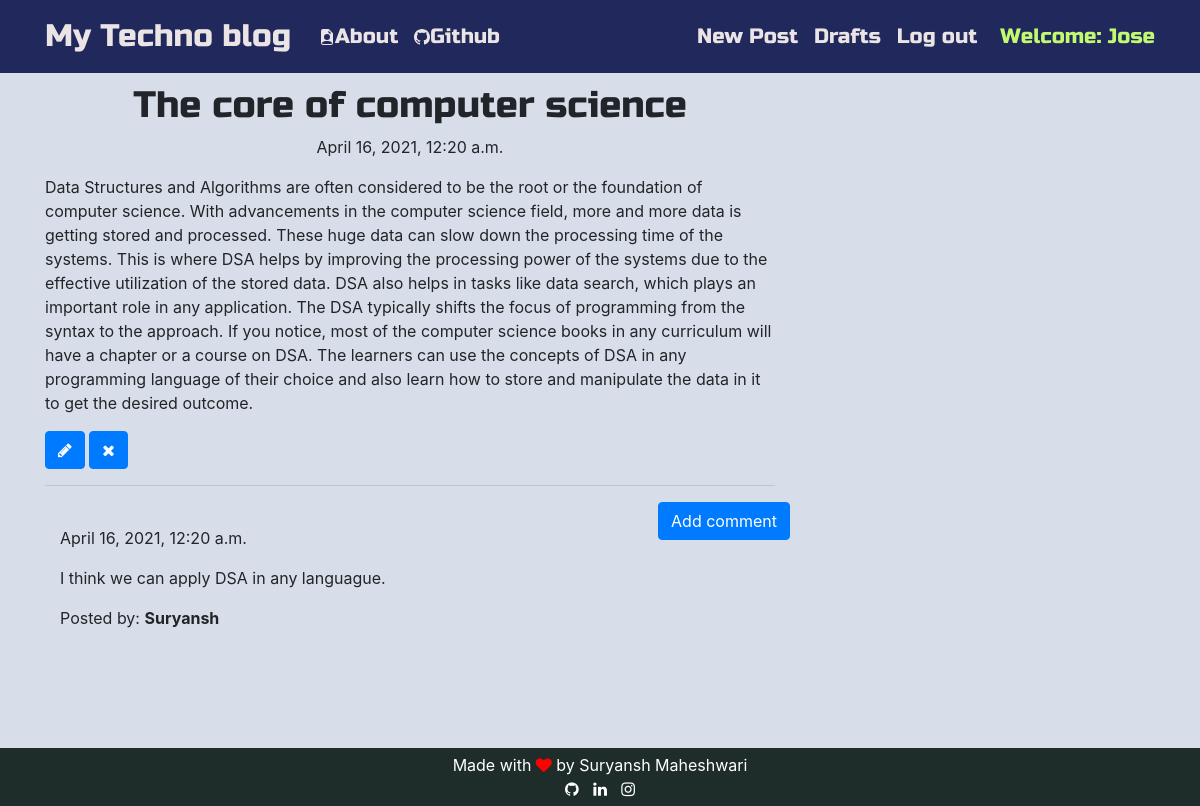
The page /post/5 (signed in) on the database its author committed.
### blog/models.py (models this page shows, shortened)
class Post(models.Model):
    author = models.ForeignKey('auth.User',on_delete=models.CASCADE)
    title = models.CharField(max_length=200)
    text = models.TextField()
    created_date = models.DateTimeField(default=timezone.now)
    published_date = models.DateTimeField(blank=True, null=True)

class Comment(models.Model):
    post = models.ForeignKey('blog.Post', related_name='comments',on_delete=models.CASCADE)
    author = models.CharField(max_length=200)
    text = models.TextField()
    created_date = models.DateTimeField(default=timezone.now)
    approved_comment = models.BooleanField(default=False)

### blog/views.py (the view)
# urls.py: path('post/<int:pk>', views.PostDetailView.as_view(), name='post_detail'),
class PostDetailView(DetailView):
    model = Post

### blog/templates/blog/post_detail.html (shortened to what this page needs)
{% extends 'blog/base.html' %}
{% block content %}
        <h1 class='posttitle loader'>{{ post.title }}</h1>
        {% if post.published_date %}
            <div class="date postdate">
                {{ post.published_date }}
            </div>
        {% else %}
            <a class="btn btn-outline-dark" href="{% url 'post_publish' pk=post.pk %}">Publish</a>
        {% endif %}
      <p class='postcontent' >{{ post.text|safe|linebreaksbr }}</p>
      {% if user.is_authenticated %}
          <a class="btn btn-primary" href="{% url 'post_edit' pk=post.pk %}"><span class="fa fa-pencil"></span></a>
          <a class="btn btn-primary" href="{% url 'post_remove' pk=post.pk %}"><span class="fa fa-remove"></span></a>
      {% endif %}
  <hr>
  <a class="btn btn-primary btn-comment" href="{% url 'add_comment_to_post' pk=post.pk %}">Add comment</a>
  <div class="container">
  {% for comment in post.comments.all %}
  <br>
      {% if user.is_authenticated or comment.approved_comment %}
              {{ comment.created_date }}
          <p>{{ comment.text|safe|linebreaks }}</p>
          <p>Posted by: <strong>{{ comment.author }}</strong></p>
      {% endif %}
  {% empty %}
      <p>No comments posted.</p>
  {% endfor %}
</div>
{% endblock %}

### blog/templates/blog/base.html (shortened to what this page needs)
<!DOCTYPE html>
{% load static %}
<html>
  <head>
    <link rel="stylesheet" href="https://stackpath.bootstrapcdn.com/bootstrap/4.1.3/css/bootstrap.min.css"
>
    <link href="https://maxcdn.bootstrapcdn.com/font-awesome/4.7.0/css/font-awesome.min.css" rel="stylesheet">
    <link rel="stylesheet" href="//cdn.jsdelivr.net/medium-editor/latest/css/medium-editor.min.css" type="text/css" media="screen" charset="utf-8">
    <link rel="stylesheet" href="{% static 'css/blog.css' %}">
  </head>
  <body >
    <nav class="navbar navbar-expand-lg techfont">
      <div class="container">
        <div class="navbar-nav align-items-center">
          <a class="navbar-brand bigbrand" href="{% url 'post_list' %}" style="margin-right: 20px;">My Techno blog    </a>
          <a class="nav-item nav-link" href="{% url 'about' %}" >  <span></span>About</a>
          <a class="nav-item nav-link" href="https://www.github.com">Github</a>
        </div>
        <div class="navbar-nav align-items-center ml-auto">
          {% if user.is_authenticated %}
            <a class="nav-item nav-link" href="{% url 'post_new' %}">New Post</a>
            <a class="nav-item nav-link" href="{% url 'post_draft_list' %}">Drafts</a>
            <a class="nav-item nav-link" href="{% url 'logout' %}">Log out</a>
            <a style="margin-left: 15px; color: #C2F970">Welcome: {{ user.username }}</a>
          {% else %}
            <a class="nav-item nav-link" href="{% url 'login' %}" aria-label="Login">
              <span class="fa fa-user" aria-hidden="true"></span></a>
          {% endif %}
        </div>
      </div>
    </nav>
      <div class="content container loader">
          <div class="row">
              <div class="col-md-8">
                <div class="blog_posts">
                  {% block content %}
                  {% endblock %}
                </div>
              </div>
          </div>
        </div>
      <footer>
        <div>Made with
          <i class="fa fa-heart " style="color: red;" ></i>
          by Suryansh Maheshwari
        </div>
        <div>
          <a href="https://github.com/Suryanshm000"><i class='fa fa-github'></i></a>
          <a href="https://www.linkedin.com/in/suryansh-maheshwari-341a641b7/"><i class='fa fa-linkedin'></i></a>
          <a href="https://www.instagram.com/suryam_000/"><i class='fa fa-instagram'></i></a>
        </div>
      </footer>
  </body>
</html>

### blog/static/css/blog.css (style rules this page uses)
.techfont { font-family: 'Russo One', sans-serif; font-size: 1.3em; margin-bottom: 10px; }
body { background-color: #d7dee9; }
nav { background-color: #21295C; }
nav div a { color: #ebe4e5; }
.content { padding-bottom: 160px; }
footer { background-color: #1e2c2a; color: white; position: fixed; bottom: 0; min-width:100%; padding: 5px; text-align: center; }
footer div a { margin: 5px; color: white; }
.postdate { text-align: center; }
.posttitle { font-family: 'Russo One', sans-serif; font-size: 2.3em; text-align: center; }
.postcontent { font-family: 'Montserrat'; font-size: 1.5em; }
.btn-comment { position: absolute; right: 0px; }
.bigbrand { font-size: 1.5em; }
.loader { filter:hue-rotate(0deg); color: linear-gradient(45deg,#0f8,#08f); animation:hue 5000ms infinite linear; }

### rows shown on the page
Post: title "The core of computer science", published_date "April 16, 2021, 12:20 a.m.", text "Data Structures and Algorithms are often considered to be the root or the foundation of computer science. With advancements in the computer science field, more and more data is getting stored and processed. These huge data can slow down the processing time of the systems. This is where DSA helps by improving the processing power of the systems due to the effective utilization of the stored data. DSA also helps in tasks like data search, which plays an important role in any application. The DSA typically shifts the focus of programming from the syntax to the approach. If you notice, most of the computer science books in any curriculum will have a chapter or a course on DSA. The learners can…"
Comment: created_date "April 16, 2021, 12:20 a.m.", text "I think we can apply DSA in any languague.", author "Suryansh"

### other values the page prints
{{ user.username }} "Jose"
